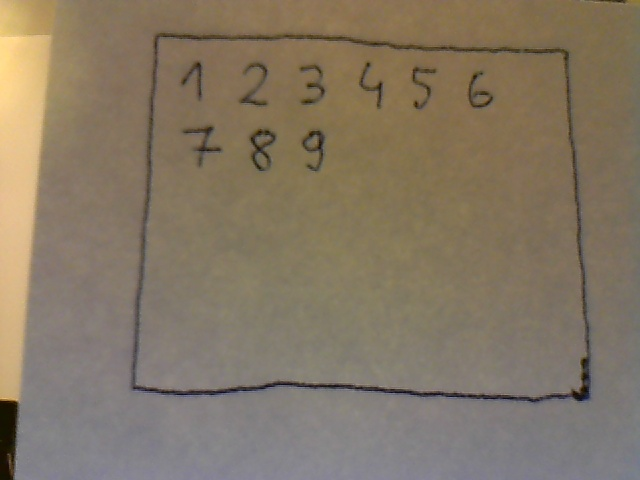
//> input picture trash/frame.jpg, 640 x 480 px
$ ./main   (built with g++ and OpenCV 4)
//> lines starting //> are read from the running program, lines starting //| are printed output that depends on the picture; after the words box and inside, x2 and y2 are one past the last pixel; in counts of white or black regions, pixels touching at a corner belong together
//> further down, img is the input picture: 480 rows x 640 cols, CV_8UC3; mean B, G, R 100.3, 119.4, 132.7
#include <opencv/cv.h>
#include <opencv/highgui.h>
#include <iostream>
#include <string>
#include <list>

using namespace std;

IplImage * setUp(IplImage * in)
{
  IplImage * gray = cvCreateImage( cvSize( in->width, in->height ), IPL_DEPTH_8U, 1 );
  IplImage * grayd2 = cvCreateImage( cvSize( in->width/2, in->height/2 ), IPL_DEPTH_8U, 1 );
  IplImage * grayd4 = cvCreateImage( cvSize( in->width/4, in->height/4 ), IPL_DEPTH_8U, 1 );

  cvCvtColor(in, gray, CV_RGB2GRAY);
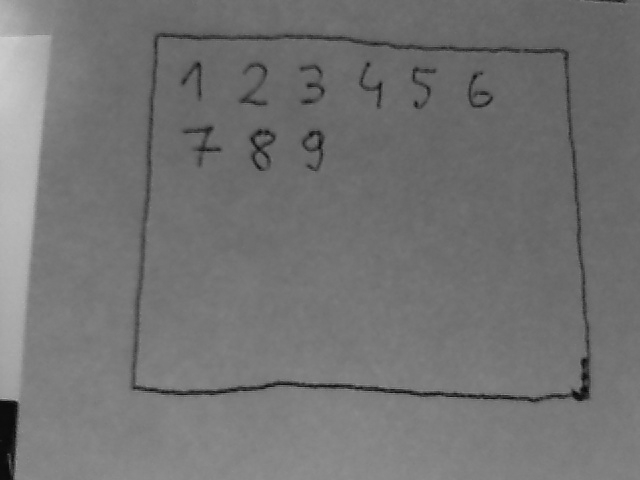
//> gray: 480 rows x 640 cols, CV_8UC1; min 10, max 206, mean 115.3

  // [12 lines of commented-out code are left out]
  cvSmooth(gray, gray, CV_GAUSSIAN, 11, 11, 2, 2); //?
  // cvPyrDown(gray,grayd2);
  // cvPyrDown(grayd2,grayd4);
  cvCanny(gray, gray, 20, 30, 3);
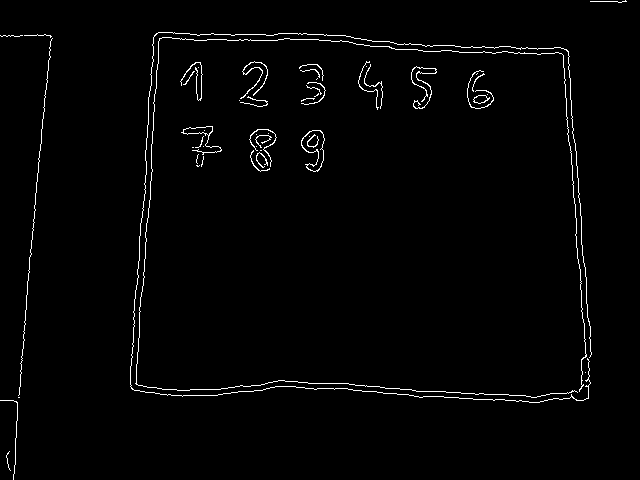
//> gray: 480 rows x 640 cols, CV_8UC1; 1.7% white in thin lines or dots

  // cvReleaseImage(&gray);
  cvReleaseImage(&grayd4);

  return gray;
}

IplImage * getROI(IplImage * in)
{
  IplImage * inCpy = cvCloneImage(in);
  IplImage * roi;

  CvMemStorage * storage = cvCreateMemStorage(0);
  CvSeq * contour = 0;
  CvRect maxBound = cvRect(0,0,1,1);
  cvFindContours(inCpy, storage, &contour, sizeof(CvContour),CV_RETR_CCOMP, CV_CHAIN_APPROX_SIMPLE);
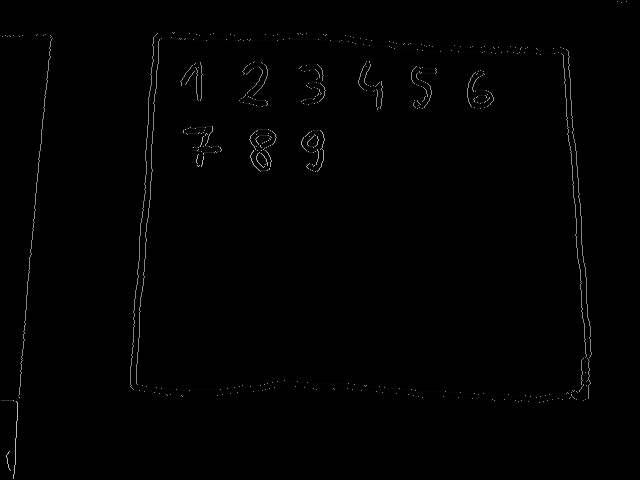
//> inCpy: 480 rows x 640 cols, CV_8UC1; 1.75% of pixels changed, all inside (x1, y1, x2, y2) = (0, 0, 627, 480)
//> contour = 51 contours, 45 with area under 20; largest, box (x1, y1, x2, y2) and area: (301, 130, 325, 172) 550, (181, 126, 222, 155) 175, (473, 95, 490, 104) 86, (240, 61, 268, 99) 42, (411, 66, 437, 109) 36, (249, 129, 277, 167) 24
  for(;contour != 0; contour = contour->h_next)
    {
      CvRect bound = cvBoundingRect(contour, 1);
      if(bound.width*bound.height > maxBound.width*maxBound.height)
	maxBound = bound;
    }
//> this loop made 51 passes
//> (contour, maxBound) on passes 46, 47, 50: (6 contours, all with area under 20, Rect(18, 38, 35, 358)), (5 contours, all with area under 20, Rect(135, 37, 452, 361)), (2 contours, all with area under 20, Rect(130, 32, 462, 371))
//> maxBound on passes 1 to 2: Rect(6, 451, 5, 20), Rect(1, 400, 17, 79)
//> after the loop, contour = 0 contours

  cvSetImageROI(in,maxBound);
//> in: 371 rows x 462 cols, CV_8UC1; 2.8% white in thin lines or dots
  roi = cvCreateImage(cvGetSize(in),in->depth,in->nChannels);
  cvCopy(in,roi,NULL);
  cvResetImageROI(in);
  cvReleaseImage(&inCpy);
  // cvReleaseMemStorage(&storage);

  return roi;
}

IplImage * filterContours(IplImage * in)
{
  IplImage * inCpy = cvCloneImage(in);
  IplImage * out = cvCreateImage( cvSize( in->width, in->height ), IPL_DEPTH_8U, 1 );

  CvMemStorage * storage = cvCreateMemStorage(0);
  CvSeq * contour = 0;
  cvFindContours(inCpy, storage, &contour, sizeof(CvContour),CV_RETR_CCOMP, CV_CHAIN_APPROX_SIMPLE);
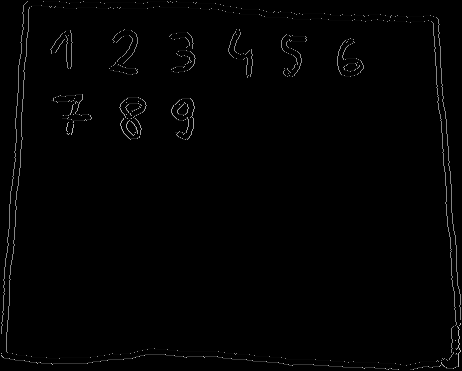
//> inCpy: 371 rows x 462 cols, CV_8UC1; min 0, max 182, mean 2.3
//> contour = 50 contours, 44 with area under 20; largest, box (x1, y1, x2, y2) and area: (171, 98, 195, 140) 550, (51, 94, 92, 123) 175, (343, 63, 360, 72) 86, (110, 29, 138, 67) 42, (281, 34, 307, 77) 36, (119, 97, 147, 135) 24
  for(; contour != 0; contour = contour->h_next)
    {
      CvRect bound = cvBoundingRect(contour, 1);
      if(bound.width > out->width*0.8 || bound.height > out->height*0.8)
	continue;
      cvDrawContours(out,contour,CV_RGB(255,255,255),CV_RGB(255,255,255),CV_FILLED,8);
    }
//> this loop made 50 passes
//> bound on passes 1 to 12: Rect(1, 354, 398, 16), Rect(1, 353, 1, 1), Rect(455, 340, 1, 1), Rect(410, 326, 51, 44), Rect(459, 323, 2, 3), Rect(66, 133, 4, 2), Rect(71, 124, 3, 11), Rect(66, 122, 3, 10), Rect(126, 120, 12, 16), Rect(130, 118, 2, 1), Rect(120, 118, 20, 22), Rect(62, 115, 2, 1)
//> (contour, bound) on passes 47 to 50: (4 contours, all with area under 20, Rect(5, 5, 452, 361)), (3 contours, all with area under 20, Rect(45, 1, 416, 319)), (2 contours, all with area under 20, Rect(43, 1, 1, 1)), (1 contour, all with area under 20, Rect(1, 1, 27, 333))
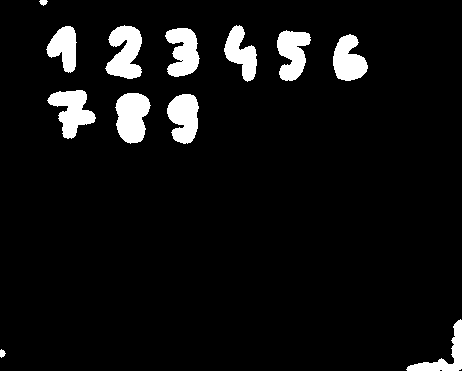
//> out: 371 rows x 462 cols, CV_8UC1; 6.7% white; 12 white regions
//> after the loop, contour = 0 contours

  cvReleaseImage(&inCpy);
  // cvReleaseMemStorage(&storage);

  return out;
}

void contourDance(IplImage * in)
{
  IplImage * inCpy = cvCloneImage(in);
  IplImage * colored = cvCreateImage(cvSize(inCpy->width,inCpy->height),8,3);

  cvNamedWindow("dance",CV_WINDOW_AUTOSIZE);

  CvMemStorage * storage = cvCreateMemStorage(0);
  CvSeq * firstContour = 0;
  cvFindContours(inCpy, storage, &firstContour, sizeof(CvContour),CV_RETR_CCOMP, CV_CHAIN_APPROX_SIMPLE);
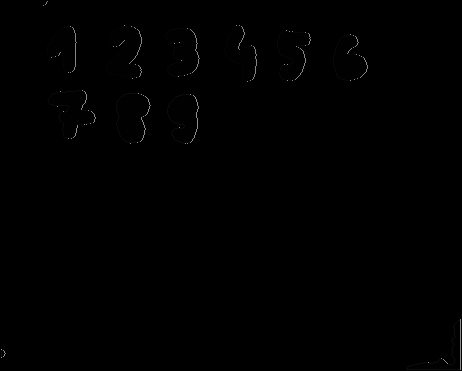
//> inCpy: 371 rows x 462 cols, CV_8UC1; 6.66% of pixels changed, all inside (x1, y1, x2, y2) = (0, 0, 462, 371)
//> firstContour = 12 contours, 2 with area under 20; largest, box (x1, y1, x2, y2) and area: (115, 93, 151, 144) 1282, (105, 25, 142, 79) 1265, (47, 90, 96, 139) 1182, (167, 94, 199, 144) 1116, (165, 28, 200, 77) 1096
  bool exit = false;
  while(!exit)
    {
      cvSet(colored,cvScalar(0,0,0));
      for(CvSeq * contour = firstContour; contour != 0; contour = contour->h_next)
	{
	  cvDrawContours(colored,contour,CV_RGB(255,153,0),CV_RGB(255,153,0),CV_FILLED);
	  cvShowImage("dance",colored);
	  //show image & huMoment (store huMoment)
	  CvMoments moments;
	  CvHuMoments huMoments;
	  cvMoments(contour,&moments);
	  cvGetHuMoments(&moments,&huMoments);
	  cout << huMoments.hu1 << " " << huMoments.hu2 << " " << huMoments.hu3 <<
	    " " << huMoments.hu4 << " " << huMoments.hu5 << " " << huMoments.hu6 <<
	    " " << huMoments.hu7 << "//" << cvMatchShapes(firstContour,contour,CV_CONTOURS_MATCH_I1) << endl;
	  if((cvWaitKey(1000) & 255) == 27)
	    {
	      exit = true;
	      break;
	    }
	}
//> this loop made 12 passes
//> contour on pass 12: 1 contour, all with area under 20
//| 0.207951 0.013065 0.001609 0.000095 -0.000000 -0.000011 -0.000000//0.000000
//| 0.664708 0.162174 0.257652 0.028182 -0.002171 -0.010580 -0.001027//6.947828
//| 0.201325 0.010394 0.000396 0.000077 0.000000 0.000008 -0.000000//0.125977
//| 0.188971 0.007862 0.000297 0.000020 0.000000 0.000000 0.000000//0.250354
//| 0.210959 0.003271 0.001224 0.000069 -0.000000 -0.000004 -0.000000//0.165102
//| 0.196804 0.005699 0.001064 0.000165 0.000000 0.000007 -0.000000//0.172261
//| 0.234939 0.016554 0.001579 0.000200 0.000000 0.000025 -0.000000//0.595878
//| 0.228081 0.013365 0.000927 0.000165 -0.000000 -0.000019 0.000000//0.148606
//> (output is shown up to pass 8 of 12)
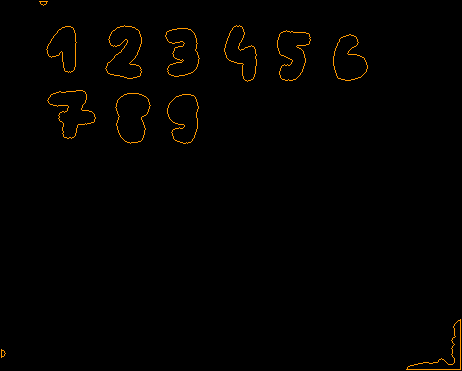
//> colored: 371 rows x 462 cols, CV_8UC3; mean B, G, R 0, 1.4, 2.4
    }

  cvDestroyWindow("dance");
}

int main()
{
  cout.setf(ios::fixed);

  IplImage * img = cvLoadImage("frame.jpg",1);
  IplImage * rdy = setUp(img);
  IplImage * roi = getROI(rdy);
  IplImage * filtered = filterContours(roi);
  // resolveMatrix(filtered);

  cvNamedWindow("src",CV_WINDOW_AUTOSIZE);
  cvNamedWindow("fix1",CV_WINDOW_AUTOSIZE);
  cvNamedWindow("fix2",CV_WINDOW_AUTOSIZE);

  cvShowImage("src", rdy);
  cvShowImage("fix1", roi);
  cvShowImage("fix2", filtered);

  cvWaitKey(0);
  contourDance(filtered);

  cvDestroyWindow("src");
  cvDestroyWindow("fix1");
  cvDestroyWindow("fix2");

  cvReleaseImage(&img);
  cvReleaseImage(&rdy);
  cvReleaseImage(&roi);
  cvReleaseImage(&filtered);

  return 0;
}

$ run again, with trash/right.jpg copied over trash/frame.jpg
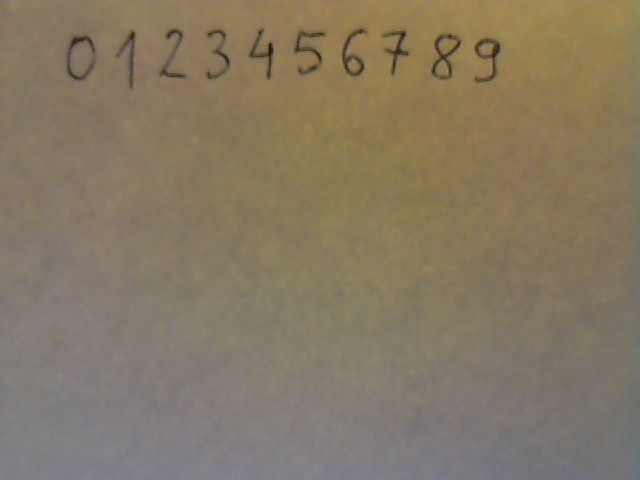
//> input picture trash/right.jpg, 640 x 480 px
//> img is the input picture: 480 rows x 640 cols, CV_8UC3; mean B, G, R 99.3, 120.8, 133.3
//> in getROI, `cvFindContours(inCpy, storage, &contour, sizeof(CvContour),CV_RETR_CCO..`: contour = 37 contours, 25 with area under 20; largest, box (x1, y1, x2, y2) and area: (65, 35, 97, 81) 1097, (436, 60, 449, 75) 122, (348, 59, 360, 72) 92, (294, 30, 326, 75) 36, (431, 33, 462, 81) 35
//> the loop in getROI, `for(;contour != 0; contour = contour->h_next)` made 37 passes
//> maxBound on passes 3, 6, 18, 24, 25, 28, 29: Rect(170, 72, 16, 3), Rect(436, 60, 13, 15), Rect(206, 48, 25, 32), Rect(159, 39, 27, 40), Rect(474, 38, 26, 45), Rect(65, 35, 32, 46), Rect(431, 33, 31, 48)
//> after the loop in getROI, `for(;contour != 0; contour = contour->h_next)`: contour = 0 contours
//> in: 48 rows x 31 cols, CV_8UC1; 18.3% white in thin lines or dots
//> in filterContours, `cvFindContours(inCpy, storage, &contour, sizeof(CvContour),CV_RETR_CCO..`: contour = 13 contours, 11 with area under 20; largest, box (x1, y1, x2, y2) and area: (5, 27, 18, 42) 122, (8, 3, 27, 21) 21
//> the loop in filterContours, `for(; contour != 0; contour = contour->h_next)` made 13 passes
//> bound on passes 1 to 8: Rect(4, 41, 1, 1), Rect(1, 40, 11, 7), Rect(5, 27, 13, 15), Rect(14, 26, 8, 21), Rect(13, 25, 2, 1), Rect(9, 25, 2, 1), Rect(14, 22, 1, 1), Rect(10, 22, 1, 1)
//> after the loop in filterContours, `for(; contour != 0; contour = contour->h_next)`:
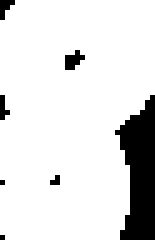
//> out: 48 rows x 31 cols, CV_8UC1 (shown 5 times larger); 87.7% white; 7 black regions (6 under 20 px)
//> after the loop in filterContours, `for(; contour != 0; contour = contour->h_next)`: contour = 0 contours
//> firstContour = 1 contour; box (x1, y1, x2, y2) and area: (1, 1, 30, 47) 1141
//> the loop in contourDance, `for(CvSeq * contour = firstContour; contour != 0; contour = contour->h..` made 1 pass
//| 0.198479 0.010419 0.000228 0.000015 0.000000 0.000001 0.000000//0.000000
//> pass 1, in contourDance, `cvDrawContours(colored,contour,CV_RGB(255,153,0),CV_RGB(255,153,0),CV_..`:
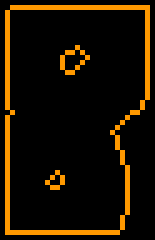
//> colored: 48 rows x 31 cols, CV_8UC3 (shown 5 times larger); mean B, G, R 0, 16.3, 27.2
